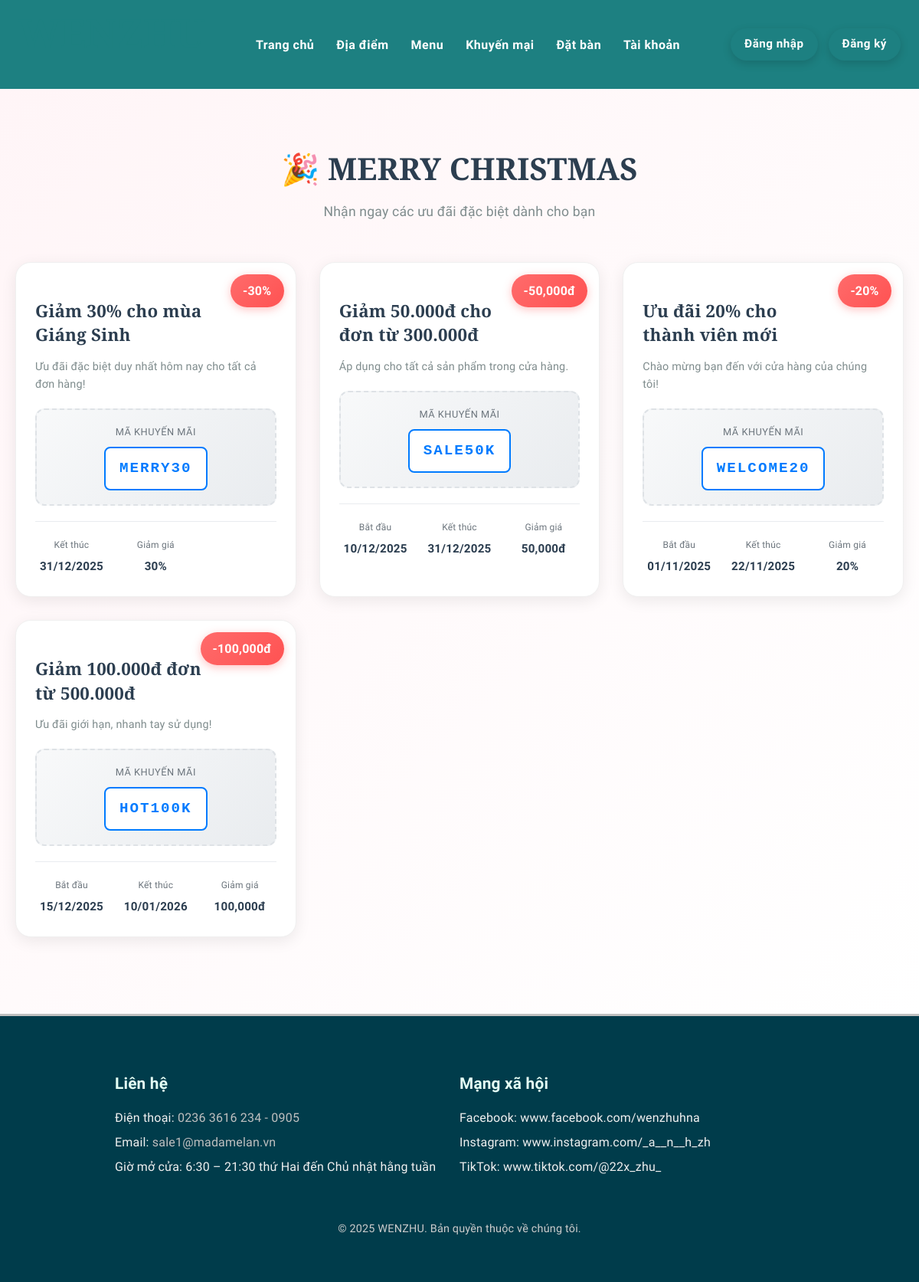
Page /promotion.php on the committed database.
### tables this page shows
CREATE TABLE `promotions` (
  `id` int(11) NOT NULL,
  `title` varchar(255) NOT NULL,
  `description` text DEFAULT NULL,
  `discount_type` enum('percent','fixed') NOT NULL DEFAULT 'percent',
  `discount_value` decimal(10,2) NOT NULL DEFAULT 0.00,
  `apply_to_menu_ids` text DEFAULT NULL,
  `apply_to_all` tinyint(1) NOT NULL DEFAULT 0,
  `coupon_code` varchar(50) NOT NULL,
  `image_url` varchar(255) DEFAULT NULL,
  `start_at` datetime DEFAULT NULL,
  `end_at` datetime DEFAULT NULL,
  `active` tinyint(1) NOT NULL DEFAULT 1,
  `created_at` datetime NOT NULL DEFAULT current_timestamp()
);

CREATE TABLE `settings` (
  `id` int(11) NOT NULL,
  `restaurant_name` varchar(100) DEFAULT NULL,
  `address` text DEFAULT NULL,
  `phone` varchar(20) DEFAULT NULL,
  `email` varchar(100) DEFAULT NULL,
  `open_hours` varchar(100) DEFAULT NULL,
  `social_links` longtext DEFAULT NULL
);

### includes/db.php (called while the page is built, shortened)
<?php
spl_autoload_register(function ($class) {
    $prefixes = [
        'App\\Controllers\\' => __DIR__ . '/../controllers/',
        'App\\Models\\'      => __DIR__ . '/classes/',
        'App\\Components\\'  => __DIR__ . '/classes/',
        'App\\'              => __DIR__ . '/classes/',
    ];
    foreach ($prefixes as $prefix => $baseDir) {
        $len = strlen($prefix);
        $relative = substr($class, $len);
        $file = $baseDir . str_replace('\\', '/', $relative) . '.php';
        if (is_file($file)) {
            return;
        }
    }
});
require_once __DIR__ . '/classes/db.php';
require_once __DIR__ . '/classes/models.php';

### controllers/PromotionController.php (called while the page is built, shortened)
<?php
class PromotionController
{
    private $conn;
    public function __construct($conn = null)
    {
        if ($conn === null) {
            global $conn;
        }
        $this->conn = $conn;
    }
    public function listAvailable()
    {
        return $this->conn->query("SELECT * FROM promotions WHERE active=1 ORDER BY created_at DESC");
    }
}

### includes/classes/db.php (called while the page is built, shortened)
<?php
final class Db {
    private static ?\mysqli $conn = null;
    public static function conn(): \mysqli {
        if (!self::$conn) {
            self::$conn = new \mysqli('localhost', 'root', '', 'restaurant_db');
            self::$conn->set_charset('utf8mb4');
        }
        return self::$conn;
    }
}

### includes/classes/models.php (called while the page is built, shortened)
<?php
final class Setting {
    public static function one(): ?array {
        try {
            $res = Db::conn()->query("SELECT * FROM settings ORDER BY id DESC LIMIT 1");
            return $res? $res->fetch_assoc() : null;
        } catch (\Throwable $e) {
            return null;
        }
    }
}

### controllers/SettingController.php (called while the page is built, shortened)
<?php
final class SettingController
{
    public function getPublic(): array
    {
        return Setting::one() ?? [
            'restaurant_name' => 'WENZHU',
            'address'         => 'Chưa cập nhật địa chỉ',
            'open_hours'      => 'Chưa cập nhật giờ mở cửa',
            'phone'           => 'Chưa cập nhật',
            'email'           => 'Chưa cập nhật',
            'social_links'    => '{}',
        ];
    }
    public function getSetting(): array
    {
        return $this->getPublic();
    }
}

### promotion.php (the view, shortened to what this page needs)
<?php
include 'includes/db.php';
$ctrl  = new PromotionController();
$items = $ctrl->listAvailable();
?>
<!DOCTYPE html>
<html lang="vi">
<head>
    <link rel="stylesheet" href="assets/css/style.css">
</head>
<body>
<?php include 'header.php'; ?>
<div class="promotions-page">
    <div class="promotions-container">
        <div class="page-header">
            <h1>🎉 MERRY CHRISTMAS</h1>
            <p>Nhận ngay các ưu đãi đặc biệt dành cho bạn</p>
        </div>
        <?php if ($items->num_rows > 0): ?>
            <div class="promotions-grid">
                <?php while ($promo = $items->fetch_assoc()): ?>
                <div class="promotion-card">
                    <div class="promotion-content">
                        <div class="discount-badge">
                            <?php
                            if ($promo['discount_type'] === 'percent') {
                                echo '-' . number_format($promo['discount_value'], 0) . '%';
                            } else {
                                echo '-' . number_format($promo['discount_value'], 0) . 'đ';
                            }
                            ?>
                        </div>
                        <h3 class="promotion-title"><?php echo htmlspecialchars($promo['title']); ?></h3>
                        <?php if ($promo['description']): ?>
                            <p class="promotion-description"><?php echo htmlspecialchars($promo['description']); ?></p>
                        <?php endif; ?>
                        <div class="coupon-section">
                            <div class="coupon-label">Mã khuyến mãi</div>
                            <div class="coupon-code">
                                <span><?php echo htmlspecialchars($promo['coupon_code']); ?></span>
                            </div>
                        </div>
                        <div class="promotion-info">
                            <?php if ($promo['start_at']): ?>
                                <div class="info-item">
                                    <div class="info-label">Bắt đầu</div>
                                    <div class="info-value"><?php echo date('d/m/Y', strtotime($promo['start_at'])); ?></div>
                                </div>
                            <?php endif; ?>
                            <?php if ($promo['end_at']): ?>
                                <div class="info-item">
                                    <div class="info-label">Kết thúc</div>
                                    <div class="info-value"><?php echo date('d/m/Y', strtotime($promo['end_at'])); ?></div>
                                </div>
                            <?php endif; ?>
                            <div class="info-item">
                                <div class="info-label">Giảm giá</div>
                                <div class="info-value">
                                    <?php
                                    if ($promo['discount_type'] === 'percent') {
                                        echo number_format($promo['discount_value'], 0) . '%';
                                    } else {
                                        echo number_format($promo['discount_value'], 0) . 'đ';
                                    }
                                    ?>
                                </div>
                            </div>
                        </div>
                    </div>
                </div>
                <?php endwhile; ?>
            </div>
        <?php endif; ?>
    </div>
</div>
<?php include_once __DIR__ . '/footer.php'; ?>
</body>
</html>

### footer.php (shortened to what this page needs)
<?php
require_once __DIR__ . '/includes/db.php';
$controller = new SettingController();
$settings   = $controller->getSetting();
$socialLinks = json_decode($settings['social_links'] ?? '{}', true) ?: [];
$platformNames = [
  'facebook'  => 'Facebook',
  'instagram' => 'Instagram',
  'tiktok'    => 'TikTok',
];
?>
<footer>
  <div class="footer-container">
    <div class="footer-section contact">
      <h3>Liên hệ</h3>
      <p>Điện thoại:
        <a href="tel:<?= htmlspecialchars($settings['phone'] ?? '') ?>">
          <?= htmlspecialchars($settings['phone'] ?? 'Chưa cập nhật') ?>
        </a>
      </p>
      <p>Email:
        <a href="mailto:<?= htmlspecialchars($settings['email'] ?? '') ?>">
          <?= htmlspecialchars($settings['email'] ?? 'Chưa cập nhật') ?>
        </a>
      </p>
      <p>Giờ mở cửa: <?= htmlspecialchars($settings['open_hours'] ?? 'Chưa cập nhật') ?></p>
    </div>
    <div class="footer-section social-links">
      <h3>Mạng xã hội</h3>
      <?php if (!empty($socialLinks)): ?>
        <?php foreach ($socialLinks as $platform => $url): ?>
          <?php
            $displayName = $platformNames[$platform] ?? ucfirst($platform);
            $displayUrl  = preg_replace('#^https?://#', '', rtrim($url, '/'));
          ?>
          <p>
            <?= htmlspecialchars($displayName) ?>:
            <a href="<?= htmlspecialchars($url) ?>" target="_blank" rel="noopener noreferrer">
              <?= htmlspecialchars($displayUrl) ?>
            </a>
          </p>
        <?php endforeach; ?>
      <?php else: ?>
        <p>Chưa cập nhật</p>
      <?php endif; ?>
    </div>
  </div>
  <p class="copy">&copy; 2025 WENZHU. Bản quyền thuộc về chúng tôi.</p>
</footer>

### assets/css/style.css (style rules this page uses)
html, body { max-width: 100%; overflow-x: hidden; }
:root { --primary: #1d8081; --secondary: #C0C0C0; --accent: #e4fff5; --light-bg: #F8F9FA; --text-dark: #1E1E1E; --text-light: #6A7F9A; --hover: #2C5F60; }
body { margin: 0; padding: 0; background: var(--light-bg); color: var(--text-dark); font-size: 18px; line-height: 1.7; -webkit-font-smoothing: antialiased; -moz-osx-font-smoothing: grayscale; letter-spacing: 0.2px; font-family: "Be Vietnam Pro", system-ui, -apple-system, Segoe UI, Roboto, "Helvetica Neue", Arial, "Noto Sans", sans-serif; }
h1 { font-family: "Playfair Display", Georgia, "Times New Roman", serif; color: var(--primary); line-height: 1.2; margin: 0 0 0.6em; font-weight: 700; letter-spacing: 0.2px; }
h1 { font-size: clamp(2.3rem, 3.2vw + 1rem, 3.2rem); }
footer { background-color: #003c4b ; color: #f0f0f0; padding: 50px 20px; border-top: 3px solid var(--secondary); }
footer .footer-container { display: flex; justify-content: space-between; max-width: 900px; margin: 0 auto; flex-wrap: wrap; }
footer .footer-section { flex: 1 1 45%; margin-bottom: 20px; min-width: 250px; }
footer h3 { font-size: 1.3rem; margin-bottom: 15px; color: var(--accent); font-weight: 700; }
footer p { margin: 8px 0; font-size: 1rem; line-height: 1.5; }
footer a { color: var(--secondary); text-decoration: none; transition: color 0.3s ease; }
footer > p.copy { margin-top: 30px; font-size: 0.9rem; color: #ccc; text-align: center; }
footer .social-links, footer .social-links * { background: none !important; border: 0 !important; box-shadow: none !important; }
footer .social-links a { color: inherit !important; text-decoration: none !important; border: 0 !important; }
*, *::before, *::after { box-sizing: border-box; }
.promotions-page { min-height: 100vh; background: linear-gradient(135deg, #fff5f7 0%, #fff 100%); padding: 80px 0 60px; }
.promotions-container { max-width: 1200px; margin: 0 auto; padding: 0 20px; }
.page-header { text-align: center; margin-bottom: 50px; }
.page-header h1 { font-family: 'Playfair Display', serif; font-size: 2.5rem; color: #2c3e50; margin-bottom: 15px; font-weight: 700; }
.page-header p { font-size: 1.1rem; color: #7f8c8d; font-weight: 400; }
.promotions-grid { display: grid; grid-template-columns: repeat(auto-fill, minmax(350px, 1fr)); gap: 30px; margin-bottom: 40px; }
.promotion-card { background: #fff; border-radius: 20px; box-shadow: 0 5px 20px rgba(0, 0, 0, 0.08); overflow: hidden; transition: all 0.3s ease; position: relative; border: 1px solid #f0f0f0; }
.discount-badge { position: absolute; top: 15px; right: 15px; background: linear-gradient(135deg, #ff6b6b 0%, #ff5252 100%); color: white; padding: 8px 16px; border-radius: 25px; font-size: 1rem; font-weight: 700; box-shadow: 0 3px 12px rgba(255, 82, 82, 0.35); z-index: 10; min-width: 70px; text-align: center; }
.promotion-content { padding: 25px; position: relative; }
.promotion-title { font-family: 'Playfair Display', serif; font-size: 1.4rem; color: #2c3e50; margin-bottom: 12px; font-weight: 600; padding-right: 95px; line-height: 1.4; min-height: 60px; }
.promotion-description { color: #7f8c8d; font-size: 0.9rem; line-height: 1.6; margin-bottom: 20px; }
.coupon-section { background: linear-gradient(135deg, #f8f9fa 0%, #e9ecef 100%); border: 2px dashed #dee2e6; border-radius: 12px; padding: 18px; margin: 20px 0; text-align: center; }
.coupon-label { font-size: 0.8rem; color: #6c757d; margin-bottom: 8px; font-weight: 500; text-transform: uppercase; letter-spacing: 0.5px; }
.coupon-code { background: white; border: 2px solid #007bff; border-radius: 8px; padding: 10px 18px; display: inline-block; cursor: pointer; transition: all 0.3s ease; }
.coupon-code span { font-size: 1.2rem; font-weight: 700; color: #007bff; letter-spacing: 2px; font-family: 'Courier New', monospace; transition: color 0.3s ease; }
.promotion-info { display: grid; grid-template-columns: repeat(3, 1fr); gap: 15px; margin-top: 20px; padding-top: 20px; border-top: 1px solid #e9ecef; }
.info-item { text-align: center; }
.info-label { font-size: 0.75rem; color: #6c757d; margin-bottom: 6px; font-weight: 500; }
.info-value { font-size: 0.95rem; color: #2c3e50; font-weight: 600; }

### rows in the picture
promotions: discount_value "30", title "Giảm 30% cho mùa Giáng Sinh", description "Ưu đãi đặc biệt duy nhất hôm nay cho tất cả đơn hàng!", coupon_code "MERRY30", end_at "31/12/2025"
promotions: discount_value "50,000", title "Giảm 50.000đ cho đơn từ 300.000đ", description "Áp dụng cho tất cả sản phẩm trong cửa hàng.", coupon_code "SALE50K", start_at "10/12/2025", end_at "31/12/2025"
promotions: discount_value "20", title "Ưu đãi 20% cho thành viên mới", description "Chào mừng bạn đến với cửa hàng của chúng tôi!", coupon_code "WELCOME20", start_at "01/11/2025", end_at "22/11/2025"
promotions: discount_value "100,000", title "Giảm 100.000đ đơn từ 500.000đ", description "Ưu đãi giới hạn, nhanh tay sử dụng!", coupon_code "HOT100K", start_at "15/12/2025", end_at "10/01/2026"
settings: phone "0236 3616 234 - 0905", email "sale1@madamelan.vn", open_hours "6:30 – 21:30 thứ Hai đến Chủ nhật hằng tuần", social_links "www.facebook.com/wenzhuhna", social_links "www.instagram.com/_a__n__h_zh", social_links "www.tiktok.com/@22x_zhu_"

### other values in the picture
$displayName "Facebook"
$displayName "Instagram"
$displayName "TikTok"
